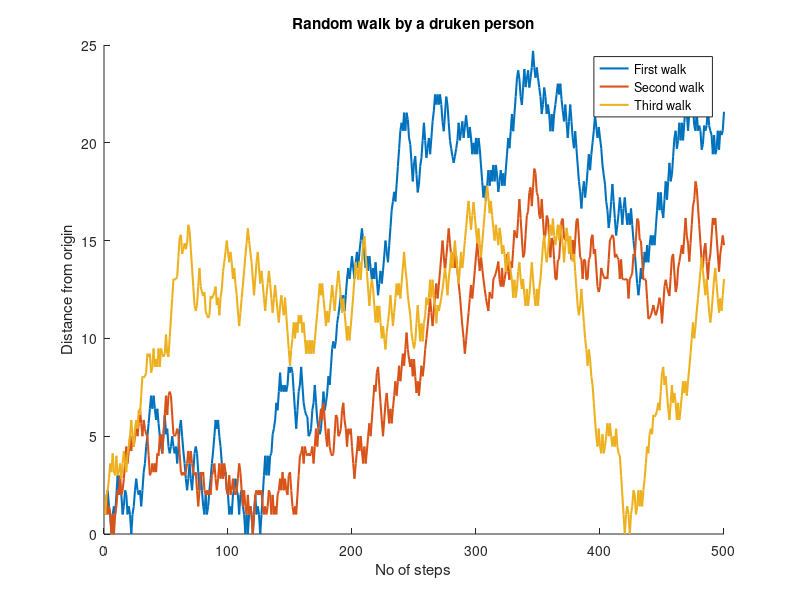

The MATLAB source for this figure:
close all;
clear all;
clc

N=500;
L=100;
x=0;
y=0;

exp_distance = zeros(1,N);

for l = 1:L
    x=0;
    y=0;
        % This is one single experiment simulating 100 coin flipps
    for n=1:N
        k=rand;
        if(k<0.25)
            % consider it as west
            x=x-1;
        elseif (k<0.5)
            % consider it as north
            y=y+1;
        elseif (k<0.75)
            % consider it as east
            x=x+1;
        else
            % consider it as south
            y=y-1;
        end
        % Calculate expected distance of the drunk from origin in each of the experiment.
        exp_distance(l,n) = sqrt(x.^2 + y.^2);
    end
    % End of the experiment.
end


% Distance from origin
figure
hold on;
title('Random walk by a druken person');
xlabel ('No of steps');
ylabel('Distance from origin');
plot(1:N,exp_distance(1,:),'LineWidth',1.5);
hold all;
plot(1:N,exp_distance(2,:),'LineWidth',1.5);
plot(1:N,exp_distance(3,:),'LineWidth',1.5);

legend('First walk','Second walk','Third walk');

hold off;